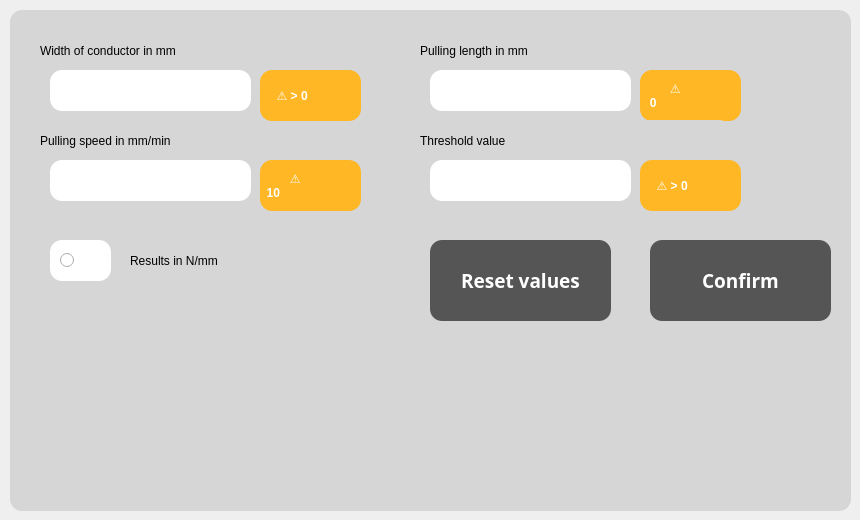
     <widget class="QWidget" name="tab_3">
      <attribute name="title">
       <string>Peeling data</string>
      </attribute>
      <widget class="QFrame" name="frameSetting">
       <property name="geometry">
        <rect>
         <x>10</x>
         <y>10</y>
         <width>841</width>
         <height>501</height>
        </rect>
       </property>
       <property name="styleSheet">
        <string notr="true">background-color: rgb(214, 214, 214);
color: white;
border-radius: 12px; 
</string>
       </property>
       <property name="frameShape">
        <enum>QFrame::StyledPanel</enum>
       </property>
       <property name="frameShadow">
        <enum>QFrame::Raised</enum>
       </property>
       <widget class="QLabel" name="label_2">
        <property name="geometry">
         <rect>
          <x>30</x>
          <y>20</y>
          <width>321</width>
          <height>41</height>
         </rect>
        </property>
        <property name="styleSheet">
         <string notr="true">color: black</string>
        </property>
        <property name="text">
         <string>Width of conductor in mm</string>
        </property>
       </widget>
       <widget class="QLabel" name="label_3">
        <property name="geometry">
         <rect>
          <x>30</x>
          <y>110</y>
          <width>321</width>
          <height>41</height>
         </rect>
        </property>
        <property name="styleSheet">
         <string notr="true">color: black</string>
        </property>
        <property name="text">
         <string>Pulling speed in mm/min</string>
        </property>
       </widget>
       <widget class="QLabel" name="label_4">
        <property name="geometry">
         <rect>
          <x>410</x>
          <y>20</y>
          <width>311</width>
          <height>41</height>
         </rect>
        </property>
        <property name="styleSheet">
         <string notr="true">color: black</string>
        </property>
        <property name="text">
         <string>Pulling length in mm</string>
        </property>
       </widget>
       <widget class="QLabel" name="warningLabelRibbon">
        <property name="geometry">
         <rect>
          <x>250</x>
          <y>60</y>
          <width>101</width>
          <height>51</height>
         </rect>
        </property>
        <property name="font">
         <font>
          <weight>75</weight>
          <bold>true</bold>
         </font>
        </property>
        <property name="styleSheet">
         <string notr="true">background-color: rgb(255, 183, 37);
color: white;
border-radius: 12px; 
</string>
        </property>
        <property name="text">
         <string>     ⚠️ &gt; 0</string>
        </property>
       </widget>
       <widget class="QLabel" name="warningLabelVitesse">
        <property name="geometry">
         <rect>
          <x>250</x>
          <y>150</y>
          <width>101</width>
          <height>51</height>
         </rect>
        </property>
        <property name="font">
         <font>
          <weight>75</weight>
          <bold>true</bold>
         </font>
        </property>
        <property name="styleSheet">
         <string notr="true">background-color: rgb(255, 183, 37);
color: white;
border-radius: 12px; </string>
        </property>
        <property name="text">
         <string>         ⚠️
  10&lt;x&lt;300</string>
        </property>
       </widget>
       <widget class="QLabel" name="warningLabelDistance">
        <property name="geometry">
         <rect>
          <x>630</x>
          <y>60</y>
          <width>101</width>
          <height>51</height>
         </rect>
        </property>
        <property name="font">
         <font>
          <weight>75</weight>
          <bold>true</bold>
         </font>
        </property>
        <property name="styleSheet">
         <string notr="true">background-color: rgb(255, 183, 37);
color: white;
border-radius: 12px; </string>
        </property>
        <property name="text">
         <string>         ⚠️
   0&lt;x&lt;230</string>
        </property>
       </widget>
       <widget class="QPushButton" name="pushButtonParametrage">
        <property name="geometry">
         <rect>
          <x>640</x>
          <y>230</y>
          <width>181</width>
          <height>81</height>
         </rect>
        </property>
        <property name="font">
         <font>
          <family>Nunito Sans</family>
          <pointsize>14</pointsize>
          <weight>75</weight>
          <bold>true</bold>
         </font>
        </property>
        <property name="styleSheet">
         <string notr="true">QPushButton:enabled{
	background-color: rgb(85, 85, 85);
	color: white;
	border-radius: 12px; 
}

QPushButton:disabled{
	background-color: rgb(214, 214, 214);
	color: white;
	border-radius: 12px; 
}</string>
        </property>
        <property name="text">
         <string>Confirm</string>
        </property>
       </widget>
       <widget class="QPushButton" name="pushButtonReset">
        <property name="geometry">
         <rect>
          <x>420</x>
          <y>230</y>
          <width>181</width>
          <height>81</height>
         </rect>
        </property>
        <property name="font">
         <font>
          <family>Nunito Sans</family>
          <pointsize>14</pointsize>
          <weight>75</weight>
          <bold>true</bold>
         </font>
        </property>
        <property name="styleSheet">
         <string notr="true">QPushButton:enabled{
	background-color: rgb(85, 85, 85);
	color: white;
	border-radius: 12px; 
}

QPushButton:disabled{
	background-color: rgb(214, 214, 214);
	color: white;
	border-radius: 12px; 
}</string>
        </property>
        <property name="text">
         <string>Reset values</string>
        </property>
       </widget>
       <widget class="QLineEdit" name="lineEditRibbon">
        <property name="geometry">
         <rect>
          <x>40</x>
          <y>60</y>
          <width>201</width>
          <height>41</height>
         </rect>
        </property>
        <property name="styleSheet">
         <string notr="true">background-color: white;
color: black;</string>
        </property>
       </widget>
       <widget class="QLineEdit" name="lineEditVitesse">
        <property name="geometry">
         <rect>
          <x>40</x>
          <y>150</y>
          <width>201</width>
          <height>41</height>
         </rect>
        </property>
        <property name="styleSheet">
         <string notr="true">background-color: white;
color: black;</string>
        </property>
       </widget>
       <widget class="QLineEdit" name="lineEditDistance">
        <property name="geometry">
         <rect>
          <x>420</x>
          <y>60</y>
          <width>201</width>
          <height>41</height>
         </rect>
        </property>
        <property name="styleSheet">
         <string notr="true">background-color: white;
color: black;</string>
        </property>
       </widget>
       <widget class="QLabel" name="label_6">
        <property name="geometry">
         <rect>
          <x>410</x>
          <y>110</y>
          <width>311</width>
          <height>41</height>
         </rect>
        </property>
        <property name="styleSheet">
         <string notr="true">color: black</string>
        </property>
        <property name="text">
         <string>Threshold value</string>
        </property>
       </widget>
       <widget class="QLineEdit" name="lineEditCritere">
        <property name="geometry">
         <rect>
          <x>420</x>
          <y>150</y>
          <width>201</width>
          <height>41</height>
         </rect>
        </property>
        <property name="styleSheet">
         <string notr="true">background-color: white;
color: black;</string>
        </property>
       </widget>
       <widget class="QLabel" name="warningLabelCritere">
        <property name="geometry">
         <rect>
          <x>630</x>
          <y>150</y>
          <width>101</width>
          <height>51</height>
         </rect>
        </property>
        <property name="font">
         <font>
          <weight>75</weight>
          <bold>true</bold>
         </font>
        </property>
        <property name="styleSheet">
         <string notr="true">background-color: rgb(255, 183, 37);
color: white;
border-radius: 12px; 
</string>
        </property>
        <property name="text">
         <string>     ⚠️ &gt; 0</string>
        </property>
       </widget>
       <widget class="QLabel" name="labelOutputTypeResult">
        <property name="geometry">
         <rect>
          <x>120</x>
          <y>240</y>
          <width>271</width>
          <height>21</height>
         </rect>
        </property>
        <property name="styleSheet">
         <string notr="true">color: black</string>
        </property>
        <property name="text">
         <string>Results in N/mm</string>
        </property>
       </widget>
       <widget class="QFrame" name="frameRadioButton">
        <property name="geometry">
         <rect>
          <x>40</x>
          <y>230</y>
          <width>61</width>
          <height>41</height>
         </rect>
        </property>
        <property name="styleSheet">
         <string notr="true">background-color: white;
color: black;
border-radius: 12px; 
</string>
        </property>
        <property name="frameShape">
         <enum>QFrame::StyledPanel</enum>
        </property>
        <property name="frameShadow">
         <enum>QFrame::Raised</enum>
        </property>
        <widget class="QRadioButton" name="radioButtonResult">
         <property name="geometry">
          <rect>
           <x>10</x>
           <y>5</y>
           <width>41</width>
           <height>31</height>
          </rect>
         </property>
         <property name="styleSheet">
          <string notr="true">QRadioButton:enabled{
	background-color: white;
	color: black;
	border-radius: 12px; 
}

QRadioButton:disabled{
	color: rgb(214, 214, 214);
	border-radius: 12px; 
}</string>
         </property>
         <property name="text">
          <string/>
         </property>
        </widget>
       </widget>
      </widget>
     </widget>
